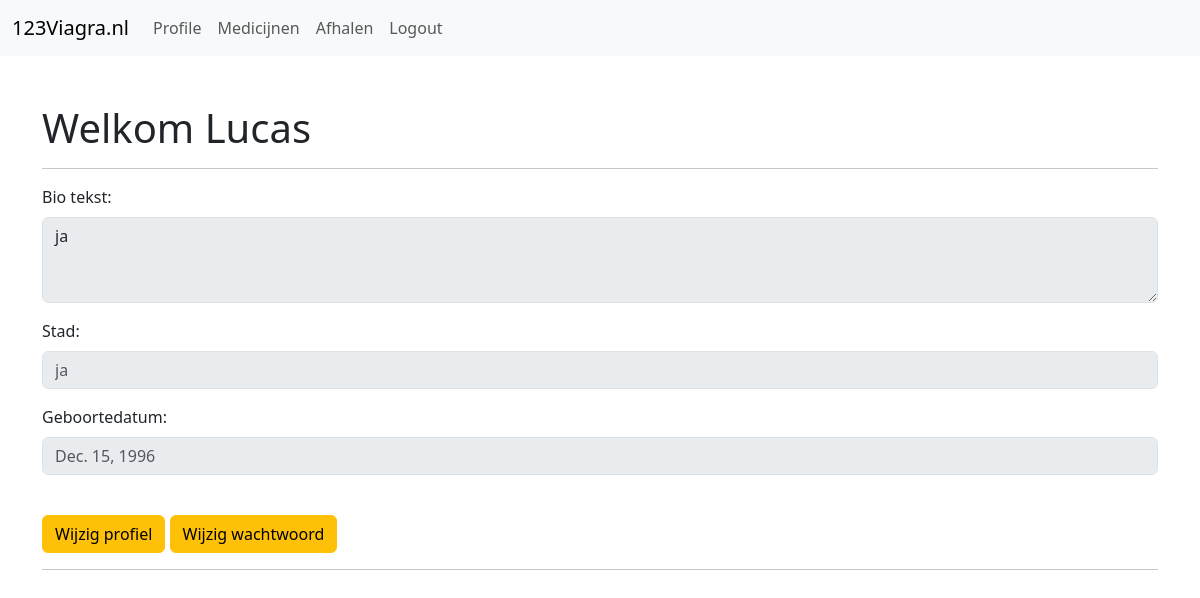
/ (signed in), run on an earlier commit of the app's database.
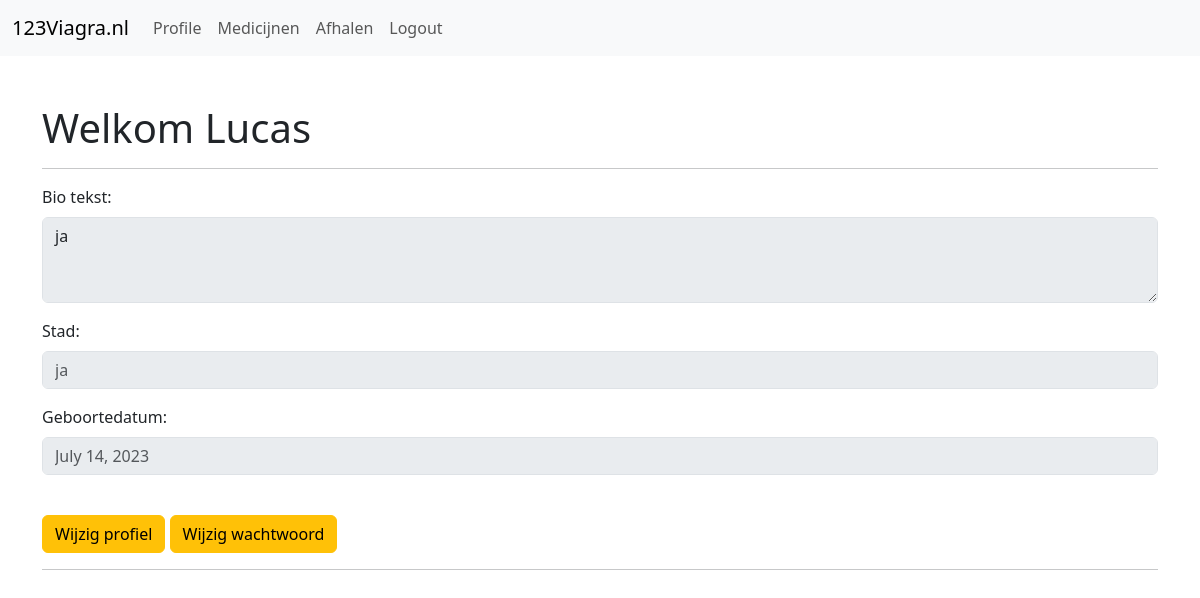
And on a later commit of the database.
### base/models.py (models this page shows)
class Profile(models.Model):
    user = models.OneToOneField(User, on_delete=models.CASCADE)
    bioText = models.TextField()
    city = models.TextField()
    dateOfBirth = models.DateField(null=True, blank=True)
    def __str__(self):
        return self.user.username

### base/views.py (the view)
# urls.py: path("", views.index, name="index"),
@login_required
def index(request):
    profile = Profile.objects.get(user=request.user)
    context = {"profile": profile}
    return render(request, "base/index.html", context)

### base/templates/base/index.html
{% extends 'base/base.html' %}
{% load static %}
{% block content %}
    <div class="row">
        <div class="col-12">
            <h1>Welkom {{ profile }}</h1>
            <hr>
            <div class="mb-3">
                <label for="exampleFormControlTextarea1" class="form-label">Bio tekst:</label>
                <textarea class="form-control" id="exampleFormControlTextarea1" rows="3"
                          disabled>{{ profile.bioText }}</textarea>
            </div>
            <div class="mb-3">
                <label for="exampleFormControlInput1" class="form-label">Stad:</label>
                <input type="text" class="form-control" id="exampleFormControlInput1" placeholder="{{ profile.city }}" disabled>
            </div>
            <div class="mb-3">
                <label for="exampleFormControlInput1" class="form-label">Geboortedatum:</label>
                <input type="text" class="form-control" id="exampleFormControlInput1" placeholder="{{ profile.dateOfBirth }}" disabled>
            </div>
            <br>
            <a href="{% url 'profile_edit' %}" class="btn btn-warning">Wijzig profiel</a>
            <a href="{% url 'password_edit' %}" class="btn btn-warning">Wijzig wachtwoord</a>
            <hr>
        </div>
    </div>
{% endblock %}

What changed in the data, as far as the page shows it:
changed Profile "ja": dateOfBirth "Dec. 15, 1996" → "July 14, 2023"
